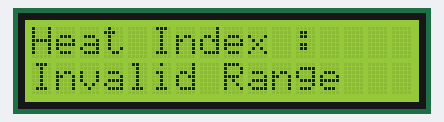
Bench run of a sketch on a simulated ESP8266 (NodeMCU). Shown: 16×2 character LCD. WiFi joins after 1.5 s; servers stay silent unless stated; no MQTT or app messages arrive unless stated; what the sketch prints to the serial monitor is not drawn.

Above: at 6.7 s.
At 16.7 s:
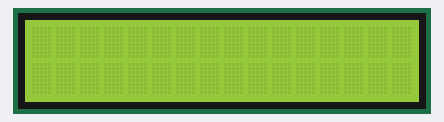

Measured:
- what the display in image 0 shows lasts 10.0 s, from 6.7 s to 16.7 s
- what the display in image 1 shows lasts 5.0 s, from 16.7 s to 21.7 s

The sketch:

Actuator.ino
```cpp
#include <ESP8266WiFi.h>
#include "Adafruit_MQTT.h"
#include "Adafruit_MQTT_Client.h"
#include <Wire.h>
#include <LiquidCrystal_I2C.h>

#define LCD_ADDR 0x27
#define LCD_COLS 16
#define LCD_ROWS 2

int hIndex = 0;
LiquidCrystal_I2C lcd(LCD_ADDR, LCD_COLS, LCD_ROWS);

/************************* WiFi Access Point *********************************/

#define WLAN_SSID       "Home Wi-Fi"
#define WLAN_PASS       "zvw-0000-1984-1583#pk"

/************************* Adafruit.io Setup *********************************/

#define AIO_SERVER      "io.adafruit.com"
#define AIO_SERVERPORT  1883
#define AIO_USERNAME    "nuviDev"
#define AIO_KEY         "aio_wxMt598ilb0CbXPo5gw8secJKJr0"

WiFiClient client;

// Adafruit IO feed object
Adafruit_MQTT_Client mqtt(&client, AIO_SERVER, AIO_SERVERPORT, AIO_USERNAME, AIO_KEY);
Adafruit_MQTT_Subscribe temperature = Adafruit_MQTT_Subscribe(&mqtt, AIO_USERNAME "/feeds/Temperature");
Adafruit_MQTT_Subscribe humidity = Adafruit_MQTT_Subscribe(&mqtt, AIO_USERNAME "/feeds/Humidity");

void setup() {

  // LCD display configurations
  Wire.begin(0, 2);
  lcd.init();
  lcd.backlight();
  lcd.clear();

  Serial.begin(115200);
  delay(10);

  // Connect to WiFi access point.
  Serial.println();
  Serial.println();
  Serial.print("Connecting to Wi-Fi");
  Serial.println(WLAN_SSID);

  WiFi.begin(WLAN_SSID, WLAN_PASS);
  while (WiFi.status() != WL_CONNECTED) {
    delay(500);
    Serial.print(".");
  }
  Serial.println();

  Serial.println("WiFi connected");
  Serial.println("IP address: ");
  Serial.println(WiFi.localIP());

  // Connect to Adafruit IO MQTT server
  mqtt.connect();
  Serial.println("MQTT connected");

  // Subscribe to temperature and humidity feeds
  mqtt.subscribe(&temperature);
  mqtt.subscribe(&humidity);
  Serial.println("Subscribed to feed");

}

void loop() {

  mqtt.processPackets(5000);

  // Check if new temperature data is available
  Serial.print("Temperature: ");
  float floatTemp = atof((char*)temperature.lastread);
  Serial.println(floatTemp);

  // Check if new humidity data is available
  Serial.print("Humidity: ");
  float floatHumid = atof((char*)humidity.lastread);
  Serial.println(floatHumid);

  //Print Values on LCD Display
  lcd.setCursor(0, 0);
  lcd.print("Heat Index :");
  lcd.setCursor(0, 1);
  calcHeat(floatTemp, floatHumid);
  delay(10000);

  lcd.clear();

}

//Calculate HeatIndex Function
void calcHeat(float Tc, float RH) {
  float Tf=0, HI=0;

  //Calculate Heat Index
  Tf = Tc*1.8 + 32;
  HI =  -42.379 + 2.04901523*Tf + 10.14333127*RH - .22475541*Tf*RH - .00683783*Tf*Tf - .05481717*RH*RH + .00122874*Tf*Tf*RH + .00085282*Tf*RH*RH - .00000199*Tf*Tf*RH*RH;

  //Print Heat Index on Serial Monitor
  Serial.print("Heat Index : ");
  Serial.println(HI);

  //Classify heat index value into Caution, Extreme Caution, Danger, Extreme Danger
  if(HI>80.0 && HI<=90.0) {
    lcd.print("Caution");
  } else if(HI>90.0 && HI<=103.0) {
    lcd.print("Extreme Caution");
  } else if(HI>103.0 && HI<=124.0) {
    lcd.print("Danger");
  } else if(HI>124.0) {
    lcd.print("Extreme Danger");
  } else {
    lcd.print("Invalid Range");
  }

}
```
